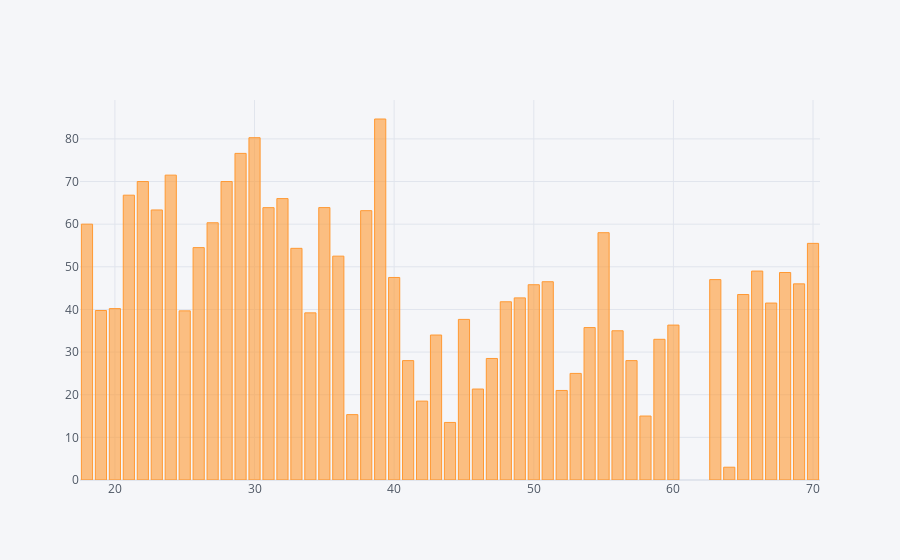

Source (notebook cell):
### Code cell
df.groupby("age")['spending_score_(1-100)'].mean().sort_values(ascending=False).iplot(kind="bar");

### Figure 1 — Plotly figure (JSON) as saved in the notebook; plotly's stock layout.template omitted (floating-point values rounded to 4 significant figures)
{"data": [{"marker": {"color": "rgba(255, 153, 51, 0.6)", "line": {"color": "rgba(255, 153, 51, 1.0)", "width": 1}}, "name": "spending_score_(1-100)", "orientation": "v", "text": "", "type": "bar", "x": [39, 30, 29, 24, 22, 28, 21, 32, 35, 31, 23, 38, 27, 18, 55, 70, 26, 33, 36, 66, 68, 40, 63, 51, 69, 50, 65, 49, 48, 67, 20, 19, 25, 34, 45, 60, 54, 56, 43, 59, 47, 57, 41, 53, 46, 52, 42, 37, 58, 44, 64], "y": [84.67, 80.29, 76.6, 71.5, 70, 70, 66.8, 66, 63.89, 63.88, 63.33, 63.17, 60.33, 60, 58, 55.5, 54.5, 54.33, 52.5, 49, 48.67, 47.5, 47, 46.5, 46, 45.8, 43.5, 42.71, 41.8, 41.5, 40.2, 39.75, 39.67, 39.2, 37.67, 36.33, 35.75, 35, 34, 33, 28.5, 28, 28, 25, 21.33, 21, 18.5, 15.33, 15, 13.5, 3]}], "layout": {"autosize": true, "legend": {"bgcolor": "#F5F6F9", "font": {"color": "#4D5663"}}, "paper_bgcolor": "#F5F6F9", "plot_bgcolor": "#F5F6F9", "title": {"font": {"color": "#4D5663"}}, "xaxis": {"autorange": true, "gridcolor": "#E1E5ED", "range": [17.5, 70.5], "showgrid": true, "tickfont": {"color": "#4D5663"}, "title": {"font": {"color": "#4D5663"}, "text": ""}, "type": "linear", "zerolinecolor": "#E1E5ED"}, "yaxis": {"autorange": true, "gridcolor": "#E1E5ED", "range": [0, 89.12], "showgrid": true, "tickfont": {"color": "#4D5663"}, "title": {"font": {"color": "#4D5663"}, "text": ""}, "type": "linear", "zerolinecolor": "#E1E5ED"}}}
